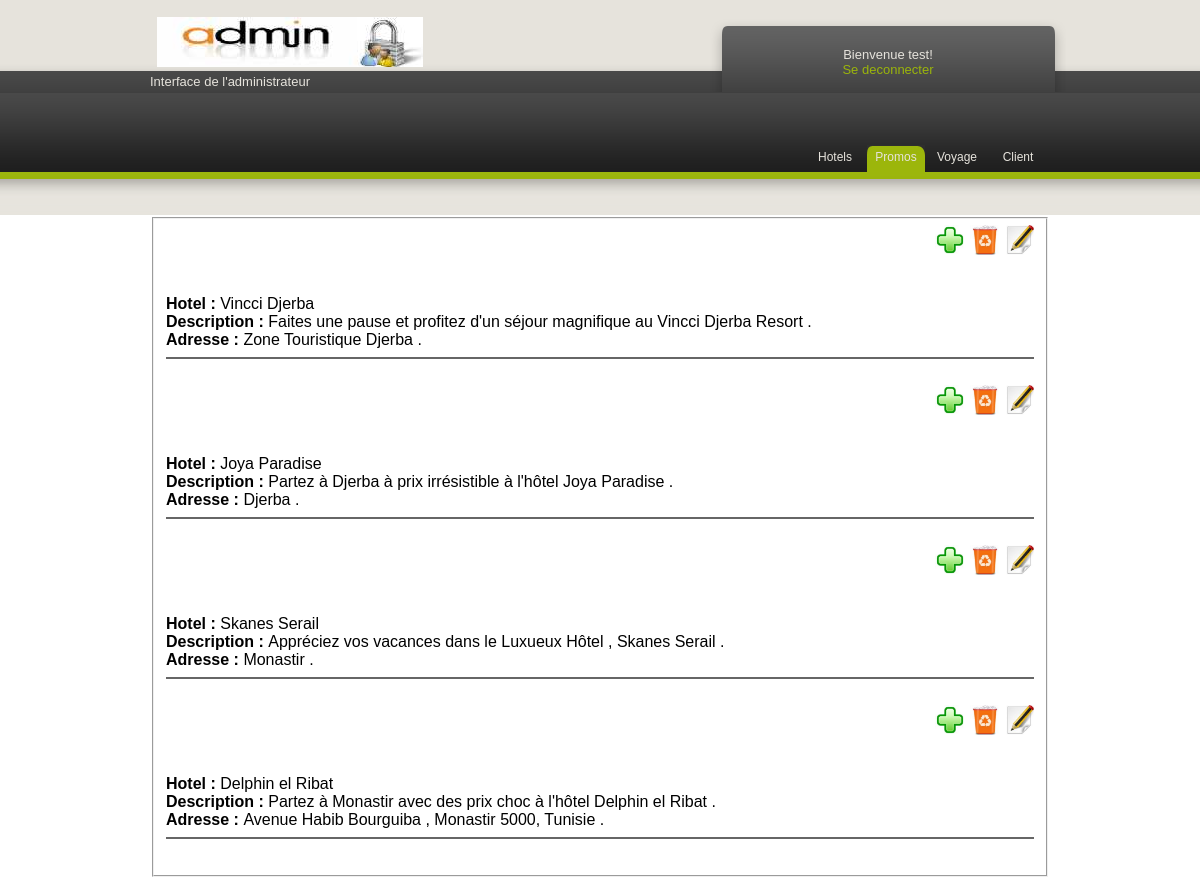
The page /admin/path/promos.php (signed in) on the database its author committed.
### tables this page shows
CREATE TABLE IF NOT EXISTS `promotion` (
  `id` int(11) NOT NULL AUTO_INCREMENT,
  `nom_h` varchar(25) NOT NULL,
  `adresse_h` varchar(50) NOT NULL,
  `star` int(11) NOT NULL,
  `prix` int(11) NOT NULL,
  `description` varchar(200) NOT NULL,
  `description2` text NOT NULL,
  PRIMARY KEY (`id`)
);

### admin/path/promos.php (the view, shortened to what this page needs)
<!DOCTYPE html PUBLIC "-//W3C//DTD XHTML 1.0 Strict//EN"
    "http://www.w3.org/TR/xhtml1/DTD/xhtml1-strict.dtd">
<html xmlns="http://www.w3.org/1999/xhtml">
<head>
  <link rel="stylesheet" href="../css/style2.css" type="text/css" />
</head>
<body>
<div id="wrapper">
    <div id="header">
        <div id="logo">
        </div>
        <div id="updates">
        <span>Interface de l'administrateur</span>
        </div>
        <div id="login">
        <div id="loginwelcome"> </div>
         <div id="contents">
		<div class="background">
     <?php
 if($_SESSION['usernam'])
 {
?><p align="center"> <?php echo " Bienvenue " .$_SESSION['usernam']."!<br/><a href='logout.php'> Se deconnecter </a>" ; ?></p> <?php
 }else { header('Location:../admin.php'); }
 ?>
        </div></div></div></div>
            <ul id="navigation">
                <li><a href="hotel.php">Hotels</a></li>
                <li class="on"><a href="promos.php">Promos</a></li>
                <li><a href="vols.php">Voyage</a></li>
                <li><a href="client.php">Client</a></li>
            </ul>
<?php
echo "<br><br><br>  <fieldset> ";
	                   include('../include/config.php');
		               $sql = 'SELECT *
                               FROM `promotion` ';
                       $req = mysql_query($sql)  ;
                       while($var = mysql_fetch_assoc($req))
                                  {
									   echo(
           "<div align=\"right\">
           <a href=\"../include/ajouter_promos.php?idnom=".$var['id'] ."\"> <img src=../images/ajouter.jpg width=30 height=30> </a>"
       ) ;
	   echo(
           "
           <a href=\"../include/supprimer_promos.php?idnom=".$var['id'] ."\"> <img src=../images/supprimer.jpg width=30 height=30> </a>"
       ) ;
	   echo(
           "
           <a href=\"../include/modifier_promos.php?idnom=".$var['id'] ."\"> <img src=../images/modifier.jpg width=30 height=30> </a></div>"
       ) ;
	                    ?><br><br>
                            <b>  Hotel : </b>
                        <?php echo $var['nom_h'] ; ?><br>
                            <b> Description : </b>
                     <?php   echo $var['description'] ;  ?> .<br>
                             <b> Adresse : </b>
                     <?php   echo $var['adresse_h'] ;  ?> .<br>
                   <hr color="#666666" size="+2" > <br>
         <?php
		}
		?>
   </fieldset>
</div>
</body>
</html>

### admin/css/style2.css (style rules this page uses)
body { background: url(../images/background.png) repeat-x #fff; margin: 0; font-family:Verdana, Geneva, sans-serif; color:#000; }
a { color: #9bb50b; text-decoration: none; }
#wrapper { width: 900px; margin: 0 auto; }
#logo { background: url(../images/logo.png) no-repeat; width: 266px; height: 50px; margin-top: 17px; margin-left: 7px; }
#updates { color: #e6e3dc; font-family: "Tahoma", Arial, Helvetica, sans-serif; padding-top: 5px; }
#updates span { font-size: 13px; }
#login { background: url(../images/loginbg.png); width: 356px; height: 73px; position: relative; top: -71px; left: 560px; color: #e6e3dc; font-family: "Tahoma", Arial, Helvetica, sans-serif; font-size: 13px; }
#loginwelcome { padding-left: 20px; padding-top: 15px; }
ul { list-style: none; margin: 0px; padding: 0px; }
#navigation { float:right; font-size:12px; margin-top: -18px; font-family: "Tahoma", Arial, Helvetica, sans-serif; }
#navigation li { float:left; margin-right: 3px; }
#navigation li a { display: block; text-decoration: none; color: #e6e3dc; width: 58px; height: 24px; text-align: center; padding-top: 5px; }
#navigation .on { background: url(../images/button.jpg) no-repeat; }

### rows shown on the page
promotion: nom_h "Vincci Djerba", description "Faites une pause et profitez d'un séjour magnifique au Vincci Djerba Resort", adresse_h "Zone Touristique Djerba"
promotion: nom_h "Joya Paradise", description "Partez à Djerba à prix irrésistible à l'hôtel Joya Paradise", adresse_h "Djerba"
promotion: nom_h "Skanes Serail", description "Appréciez vos vacances dans le Luxueux Hôtel , Skanes Serail", adresse_h "Monastir"
promotion: nom_h "Delphin el Ribat", description "Partez à Monastir avec des prix choc à l'hôtel Delphin el Ribat", adresse_h "Avenue Habib Bourguiba , Monastir 5000, Tunisie"

### other values the page prints
$_SESSION['usernam'] "test"
